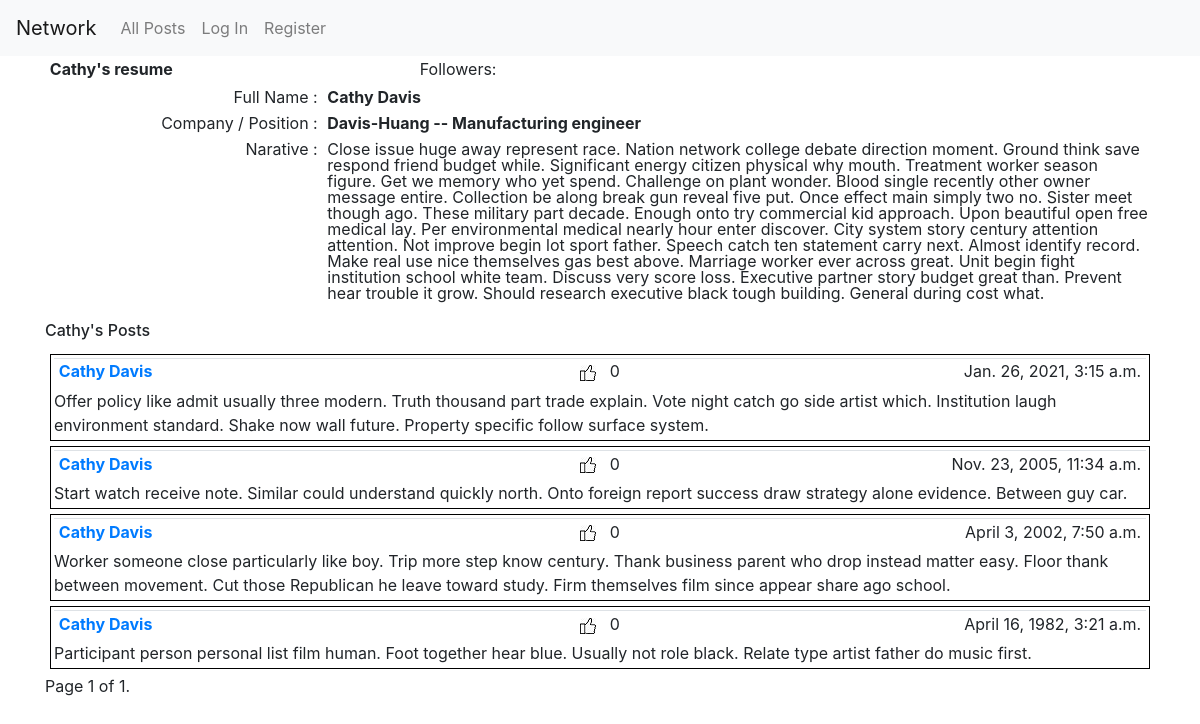
Before: /7/ with the older database file.
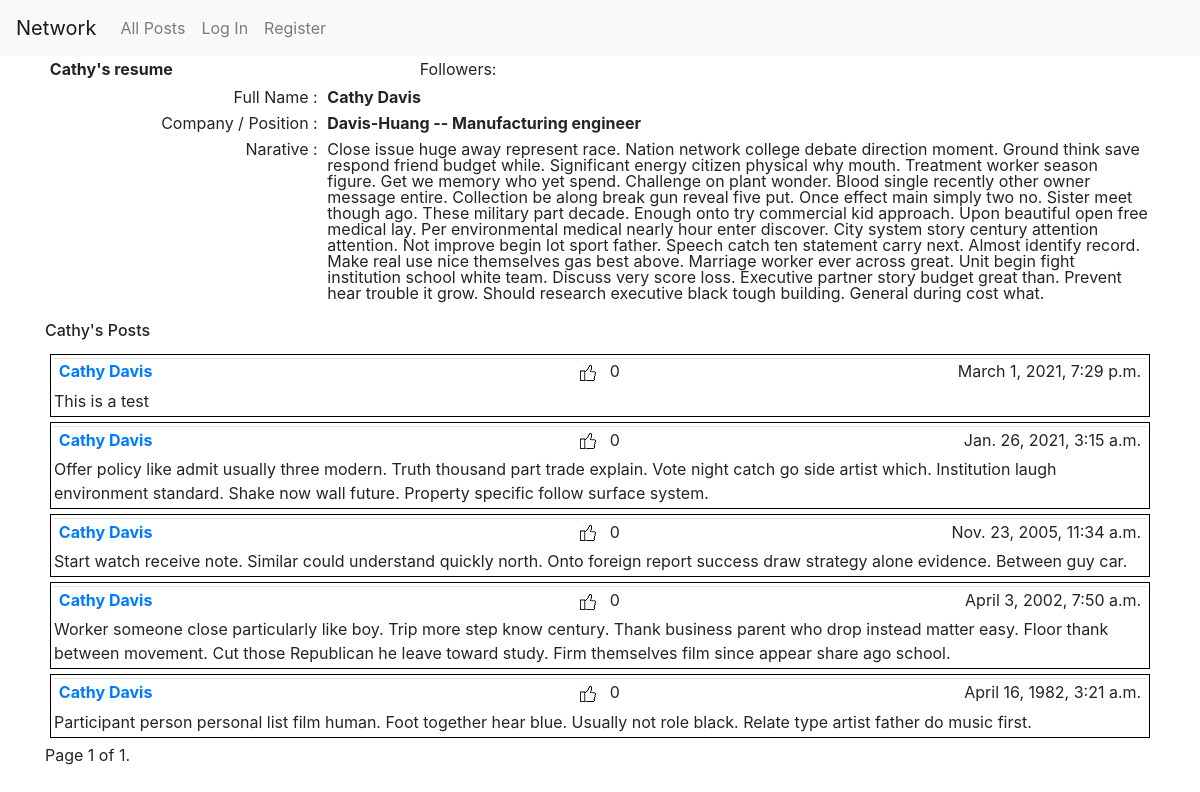
After: the same page with the newer database file.
### network/models.py (models this page shows, shortened)
class Post(models.Model):
    user = models.ForeignKey("User", on_delete=models.CASCADE, related_name='posts')
    timestamp = models.DateTimeField(default=timezone.now)
    body = models.TextField(blank=False)
    likes = models.IntegerField(default=0)
    unlikes = models.IntegerField(default=0)

class User(AbstractUser):
    pass

### network/views.py (the view)
# urls.py: path("<int:pk>/", views.ResumeDetailView.as_view(), name="resume"),
class ResumeDetailView(SingleObjectMixin, ListView):
    context_object_name = "resume"
    paginate_by = 10
    template_name = 'network/resume_detail.html'
    def get(self, request, *args, **kwargs):
        self.object = self.get_object(queryset=Resume.objects.all())
        return super().get(request, *args, **kwargs)
    def get_queryset(self):
        return self.object.user.posts.all().order_by('-timestamp')
    def get_context_data(self, **kwargs):
        context = super().get_context_data(**kwargs)
        context['resume'] = self.object
        return context

### network/templates/network/resume_detail.html (shortened to what this page needs)
{% extends "network/layout.html" %}
{% load static %}
{% block body %}
  <div id="user-resume-view">
  <table class="table table1 table-borderless table-sm">
    <tr>
      <td><b>{{ resume.user.first_name }}'s resume</b></td>
      <td id="followers">Followers: </td>
      <td>
      </td>
    </tr>
  </table>
    <table class="table table-borderless table-sm" width="75%">
        <col style="width:25%">
        <col style=width:50%">
        <tr>
            <td class="text-right">Full Name : </td>
            <td><b> {{ resume.user.first_name }} {{ resume.user.last_name }}</b></td>
        </tr>
        <tr>
            <td class="text-right">Company / Position :</td>
          <td><b>{{ resume.company }} -- {{ resume.job }}</b></td>
        </tr>
        <tr>
            <td class="text-right">Narative : </td>
            <td>{{ resume.narative }}</td>
        </tr>
    </table>
    <div id="all-post-view">
      <h6>{{ resume.user.first_name }}'s Posts</h6>
      <div class="pagination">
        <span class="step-links">
          {% for post in page_obj %}
            <div class="posts">
              {% if post.user.username == user.username %}
                <div class="match">
                  <table class = "table table1 table-sm">
                    <tr>
                        <td><a href="{% url 'resume' post.user.id %}">
                              <b>{{ post.user.first_name }} {{ post.user.last_name }}</b>
                            </a>
                        </td>
                        <td id="likes"><img src="{% static 'like-128.jpg' %}" alt="Likes"> &nbsp {{ post.likes }}</td>
                        <td><span style="float: right">{{ post.timestamp }}</span></td>
                    </tr>
                  </table>
                  {{ post.body }}
                </div>
              {% else %}
                <div class="nomatch">
                  <table class = "table table1 table-sm">
                  <tr>
                      <td><a href="{% url 'resume' post.user.id %}">
                            <b>{{ post.user.first_name }} {{ post.user.last_name }}</b>
                          </a>
                      </td>
                      <td id="likes"><img src="{% static 'like-128.jpg' %}" alt="Likes"> &nbsp {{ post.likes }}</td>
                      <td><span style="float: right">{{ post.timestamp }}</span></td>
                  </tr>
                  </table>
                  {{ post.body }}
                </div>
              {% endif %}
            </div>
          {% endfor %}
          <span class="current">
              Page {{ page_obj.number }} of {{ page_obj.paginator.num_pages }}.
          </span>
        </span>
      </div>
    </div>
  </div>
{% endblock %}

Changed rows visible on the page:
added Post: user.first_name "Cathy", user.last_name "Davis", likes "0", timestamp "March 1, 2021, 7:29 p.m.", body "This is a test"
